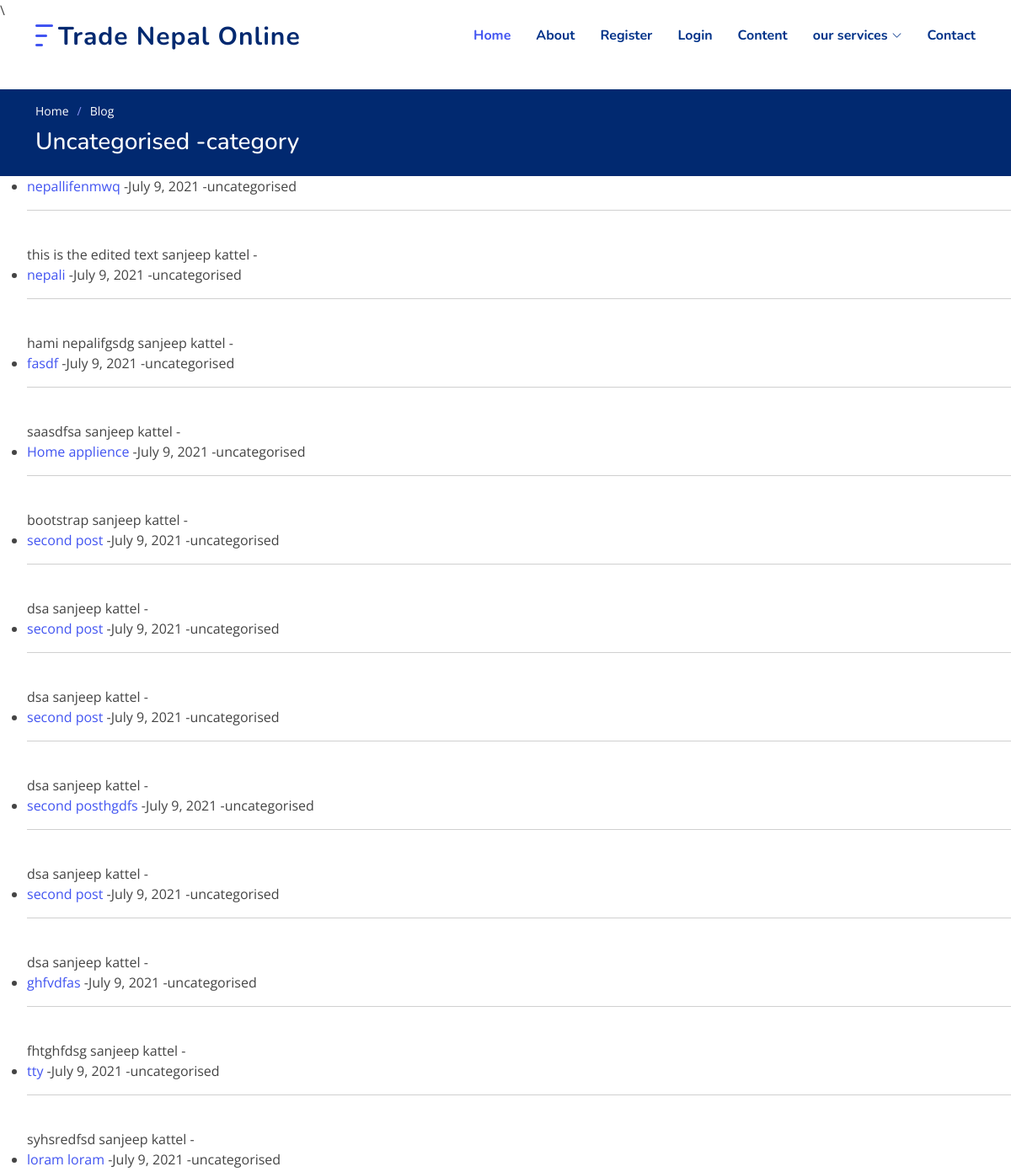
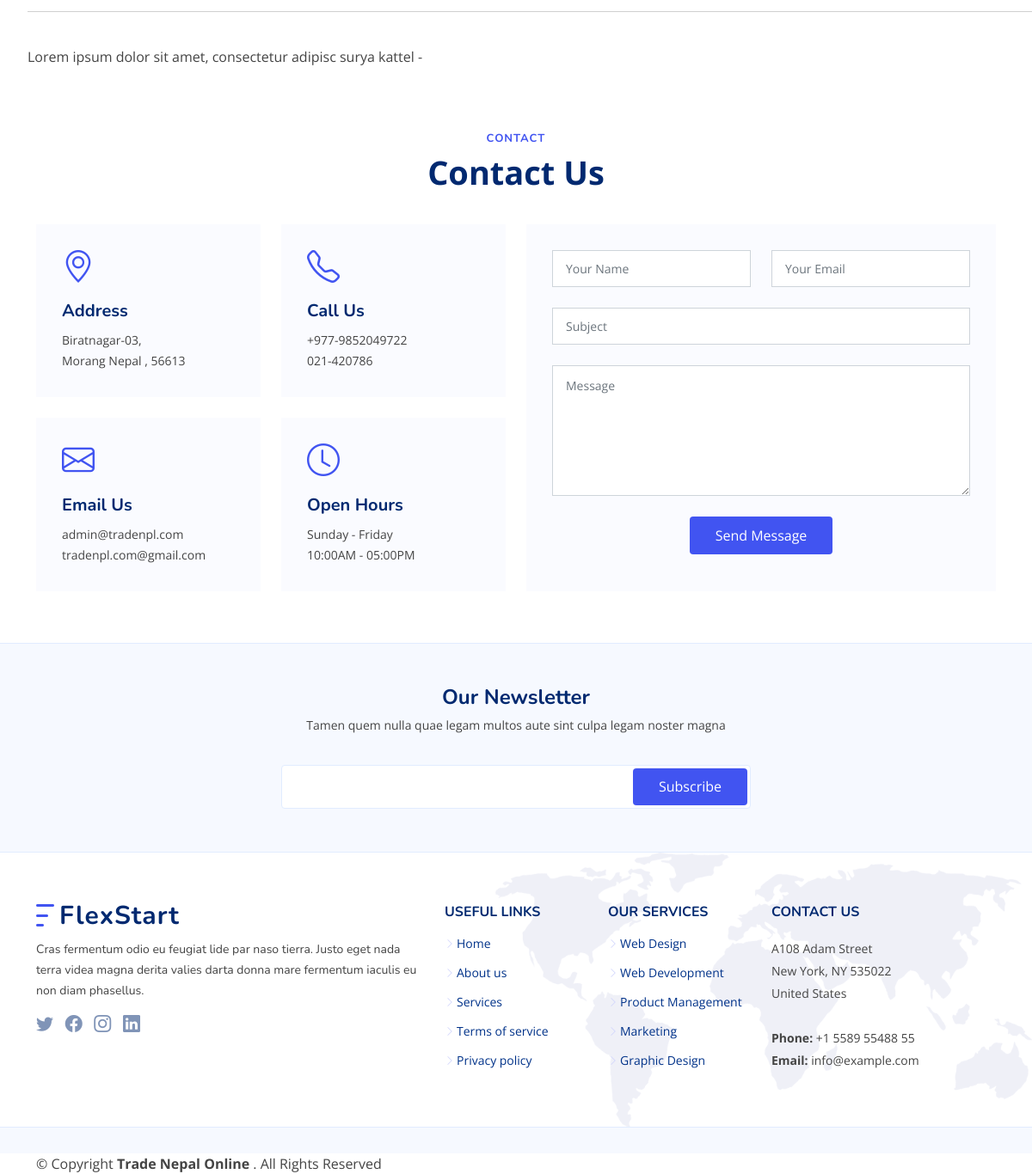
The app's page /category/uncategorised/ with its own data (2 pictures, top to bottom).
### blog/models.py (models this page shows, shortened)
class Post(models.Model):
    title = models.CharField(max_length=255)
    title_tag = models.CharField(max_length=255,default="tradebulletin")
    author = models.ForeignKey(User, on_delete=models.CASCADE)
    body = models.TextField()
    post_date = models.DateField(auto_now_add='True')
    category = models.CharField(max_length=255, default='uncategorised')
    likes = models.ManyToManyField(User, related_name='blog_posts')

### blog/views.py (the view)
# urls.py: path('category/<str:cats>/', views.CategoryView, name='category'),
def CategoryView (request, cats):
    category_posts = Post.objects.filter(category=cats.replace('-', ' '))
    return render(request, 'categories.html', {'cats':cats.title().replace('-', ' '), 'category_posts':category_posts})

### templates/categories.html (shortened to what this page needs)
{% extends 'base.html' %}
{% load static %}
{% block content %}
{% if category_posts %}
      <main id="main">
        <section class="breadcrumbs">
          <div class="container">
            <ol>
              <li><a href="{%url 'home'%}">Home</a></li>
              <li>Blog</li>
            </ol>
            <h2> {{ cats }} -category</h2>
          </div>
        </section>
    <ul>
    {% for post in category_posts %}
    <li>
      <a href="{% url 'article-detail' post.pk %}">{{ post.title}}</a>
      -{{ post.post_date }}
      -{{ post.category }}
        <hr>
        <br/>
        {{ post.body |slice:":50"|safe}}
        {{ post.author.first_name}}
        {{ post.author.last_name}}
        -
    </li>
    {% endfor %}
    </ul>
{% else %}
<br/><br/><br/><br/><br/><br/><br/><br/><br/><br/><br/><br/>
<h1> no category found </h1>
{% endif %}
  </main>
  {% endblock content %}

### static/css/style.css (style rules this page uses)
:root { scroll-behavior: smooth; }
body { font-family: "Open Sans", sans-serif; color: #444444; }
a { color: #4154f1; text-decoration: none; }
h1, h2, h3, h4, h5, h6 { font-family: "Nunito", sans-serif; }
section { padding: 60px 0; overflow: hidden; }
.breadcrumbs { padding: 15px 0; background: #012970; min-height: 40px; margin-top: 82px; color: #fff; }
.breadcrumbs h2 { font-size: 28px; font-weight: 500; }
.breadcrumbs ol { display: flex; flex-wrap: wrap; list-style: none; padding: 0 0 10px 0; margin: 0; font-size: 14px; }
.breadcrumbs ol a { color: #fff; transition: 0.3s; }
.breadcrumbs ol li + li { padding-left: 10px; }
.breadcrumbs ol li + li::before { display: inline-block; padding-right: 10px; color: #8894f6; content: "/"; }

### records on screen
Post: title "nepallifenmwq", post_date "July 9, 2021", category "uncategorised", body "this is the edited text", author.first_name "sanjeep", author.last_name "kattel"
Post: title "nepali", post_date "July 9, 2021", category "uncategorised", body "hami nepalifgsdg", author.first_name "sanjeep", author.last_name "kattel"
Post: title "fasdf", post_date "July 9, 2021", category "uncategorised", body "saasdfsa", author.first_name "sanjeep", author.last_name "kattel"
Post: title "Home applience", post_date "July 9, 2021", category "uncategorised", body "bootstrap", author.first_name "sanjeep", author.last_name "kattel"
Post: title "second post", post_date "July 9, 2021", category "uncategorised", body "dsa", author.first_name "sanjeep", author.last_name "kattel"
Post: title "second post", post_date "July 9, 2021", category "uncategorised", body "dsa", author.first_name "sanjeep", author.last_name "kattel"
Post: title "second post", post_date "July 9, 2021", category "uncategorised", body "dsa", author.first_name "sanjeep", author.last_name "kattel"
Post: title "second posthgdfs", post_date "July 9, 2021", category "uncategorised", body "dsa", author.first_name "sanjeep", author.last_name "kattel"
Post: title "second post", post_date "July 9, 2021", category "uncategorised", body "dsa", author.first_name "sanjeep", author.last_name "kattel"
Post: title "ghfvdfas", post_date "July 9, 2021", category "uncategorised", body "fhtghfdsg", author.first_name "sanjeep", author.last_name "kattel"
Post: title "tty", post_date "July 9, 2021", category "uncategorised", body "syhsredfsd", author.first_name "sanjeep", author.last_name "kattel"
Post: title "loram loram", post_date "July 9, 2021", category "uncategorised", body "Lorem ipsum dolor sit amet, consectetur adipisc", author.first_name "surya", author.last_name "kattel"

### other values on screen
{{ cats }} "Uncategorised"
